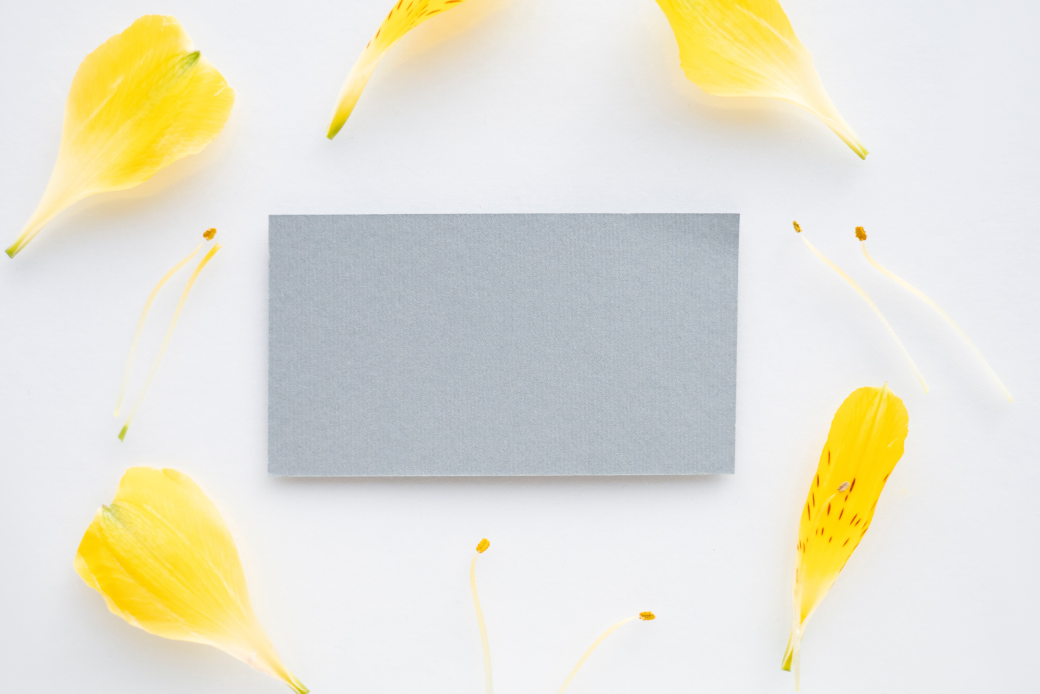
#> input picture tests/upload/paper2.jpg, 6240 x 4160 px (shown at 1/6 size)
$ python -i generateDocument.py   (imports and definitions only)
#> lines starting #> are read from the running program, lines starting #| are printed output that depends on the picture; after the words box and inside, x2 and y2 are one past the last pixel; in counts of white or black regions, pixels touching at a corner belong together
import numpy as np
import cv2


class GenerateDocument:
    '''
    This class scans for a document portion of the given image,
    and returns a image which is most suitbly a documents found from the image.
    '''

    MINIMUM_CONTOUR_AREA = 5000
    IMAGE_WIDTH = 540
    IMAGE_HEIGHT = 640

    def preProcessing(self, image: np.ndarray) -> np.ndarray:
        '''
        @brief
            1. Here we convert the color of an image from BGR space to Grayscale first
            2. Then we blur the image to reducing noise
            3. Then we detect the edges in an image using Canny's edge detection method
            4. Then we perform erosion on the image and return it

        @parameters
            image: numpy.ndarray

        @return
            image: numpy.ndarray a image with modified numpy
        '''
        imageGray = cv2.cvtColor(image, cv2.COLOR_BGR2GRAY)
        imageBlur = cv2.GaussianBlur(imageGray, (5, 5), 1)
        imageCanny = cv2.Canny(imageBlur, 200, 200)

        kernel = np.ones((5, 5))
        imageDial = cv2.dilate(imageCanny, kernel, iterations=2)
        imageThreshold = cv2.erode(imageDial, kernel, iterations=1)

        return imageThreshold

    def getBiggestContour(self, image: np.ndarray) -> np.ndarray:
        '''
        Here we get the biggest contour of length 4,

        @parameters
            image: numpy.ndarray

        @return
            image: numpy.ndarray
        '''
        biggestContour, maxContourArea = np.array([]), 0
        contours, _ = cv2.findContours(
            image, cv2.RETR_EXTERNAL, cv2.CHAIN_APPROX_NONE)

        for contour in contours:
            contourArea = cv2.contourArea(contour)

            if contourArea > GenerateDocument.MINIMUM_CONTOUR_AREA:
                contourPerimeter = cv2.arcLength(contour, True)
                approxContour = cv2.approxPolyDP(
                    contour, 0.02*contourPerimeter, True)

                if contourArea > maxContourArea and len(approxContour) == 4:
                    biggestContour = approxContour
                    maxContourArea = contourArea

        return biggestContour

    def reorder(self, contour):
        contour = contour.reshape((4, 2))
        modifiedContour = np.zeros((4, 1, 2), np.int32)

        add = contour.sum(axis=1)
        modifiedContour[0] = contour[np.argmin(add)]
        modifiedContour[3] = contour[np.argmax(add)]

        diff = np.diff(contour, axis=1)
        modifiedContour[1] = contour[np.argmin(diff)]
        modifiedContour[2] = contour[np.argmax(diff)]

        return modifiedContour

    def getTopView(self, image, biggestContour):
        '''

        '''
        pts1 = np.float32(biggestContour)
        pts2 = np.float32(
            [[0, 0],
             [GenerateDocument.IMAGE_WIDTH, 0],
             [0, GenerateDocument.IMAGE_HEIGHT],
             [GenerateDocument.IMAGE_WIDTH, GenerateDocument.IMAGE_HEIGHT]]
        )

        matrix = cv2.getPerspectiveTransform(pts1, pts2)
        warpedImage = cv2.warpPerspective(image, matrix, (
            GenerateDocument.IMAGE_WIDTH,
            GenerateDocument.IMAGE_HEIGHT
        ))

        outputImage = cv2.resize(warpedImage, (
            GenerateDocument.IMAGE_WIDTH,
            GenerateDocument.IMAGE_HEIGHT
        ))

        return outputImage

    def convertToBlackAndWhite(self, image):
        '''
        This method converts the image to gray scale.
        '''
        try:
            grayImage = cv2.cvtColor(image, cv2.COLOR_BGR2GRAY)
            binI = cv2.threshold(grayImage, 170, 255, cv2.THRESH_BINARY)
            adapI = cv2.adaptiveThreshold(grayImage, 255, cv2.ADAPTIVE_THRESH_GAUSSIAN_C, cv2.THRESH_BINARY, 199, 15)
            return np.array(cv2.addWeighted(src1=binI,alpha=0.7,src2=adapI,beta=0.3,gamma=0))
        except:
            raise Exception('Unsuccessful in color formation')

    def generate(self, image, colorProfile :int=0) -> np.ndarray:
        ''''''
        if type(image) != np.ndarray:
            raise TypeError("image must be a numpy array")

        image = cv2.resize(image,
                                (
                                    GenerateDocument.IMAGE_WIDTH,
                                    GenerateDocument.IMAGE_HEIGHT,
                                ))

        processedImage = self.preProcessing(image)
        contour = self.getBiggestContour(processedImage)
        modifiedContour = self.reorder(contour)
        outputImage = self.getTopView(image, modifiedContour)

        # color
        if colorProfile == 0:
            return cv2.cvtColor(outputImage, cv2.COLOR_BGR2RGB)

        # black and white
        elif colorProfile == 2:
            return self.convertToBlackAndWhite(outputImage)

        # gray scale
        elif colorProfile == 1:
            return cv2.cvtColor(outputImage, cv2.COLOR_BGR2GRAY)

        else:
            raise ValueError("colorProfile must be 'color', 'black_and_white' or 'gray'")

>>> import cv2
>>> picture = cv2.imread('../tests/upload/paper2.jpg')
#> picture is the input picture: shape (4160, 6240, 3); mean B, G, R 212.3, 225.9, 227.7
>>> result = GenerateDocument().generate(picture)
#> in generate, `image = cv2.resize(image, ( GenerateDocument.IMAGE_WIDTH, GenerateDocu..`:
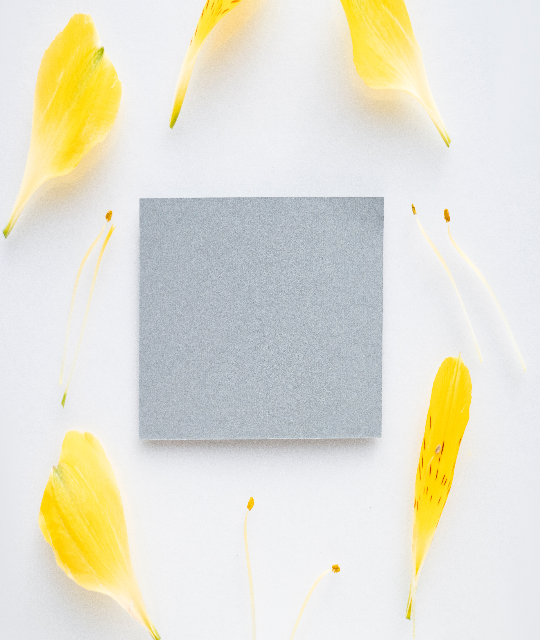
#> image: shape (640, 540, 3); mean of channels 0, 1, 2 212.2, 225.8, 227.6; drawn as B, G, R
#> in preProcessing, `imageGray = cv2.cvtColor(image, cv2.COLOR_BGR2GRAY)`:
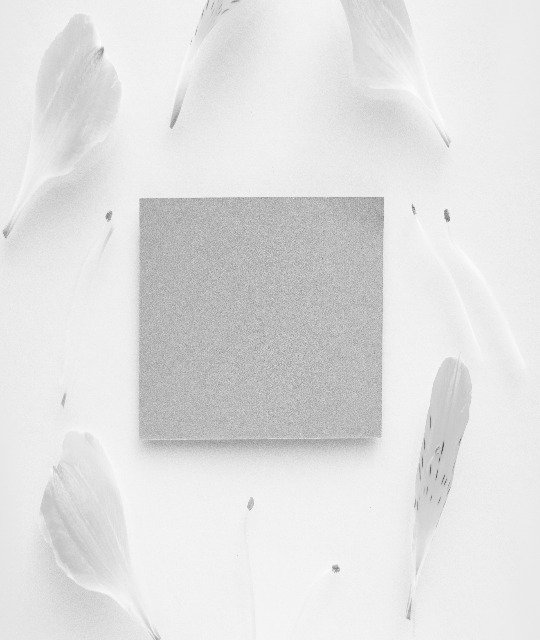
#> imageGray: shape (640, 540); min 70, max 251, mean 224.7
#> in preProcessing, `imageCanny = cv2.Canny(imageBlur, 200, 200)`:
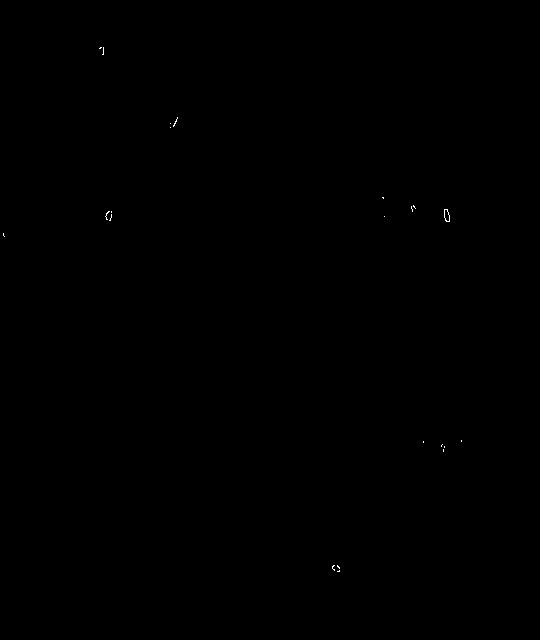
#> imageCanny: shape (640, 540); 0.04% white in thin lines or dots, all inside (x1, y1, x2, y2) = (3, 47, 462, 572)
#> in preProcessing, `imageDial = cv2.dilate(imageCanny, kernel, iterations=2)`:
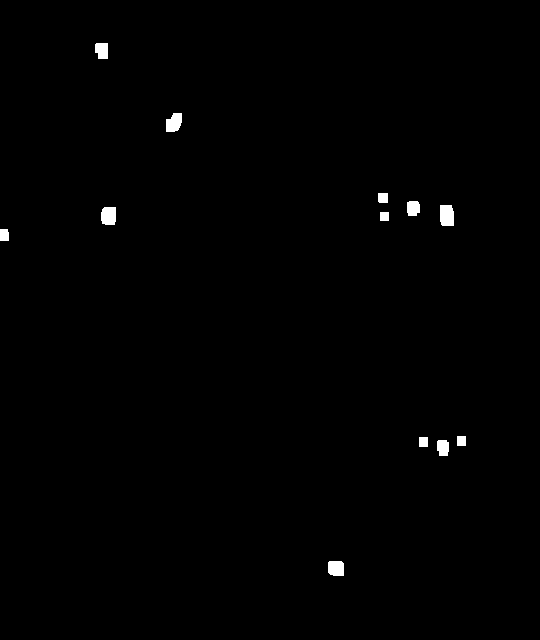
#> imageDial: shape (640, 540); 0.58% white; 12 white regions, largest, box (x1, y1, x2, y2) and area: (440, 205, 454, 226) 280, (101, 207, 116, 225) 252, (166, 113, 182, 132) 244
#> in preProcessing, `imageThreshold = cv2.erode(imageDial, kernel, iterations=1)`:
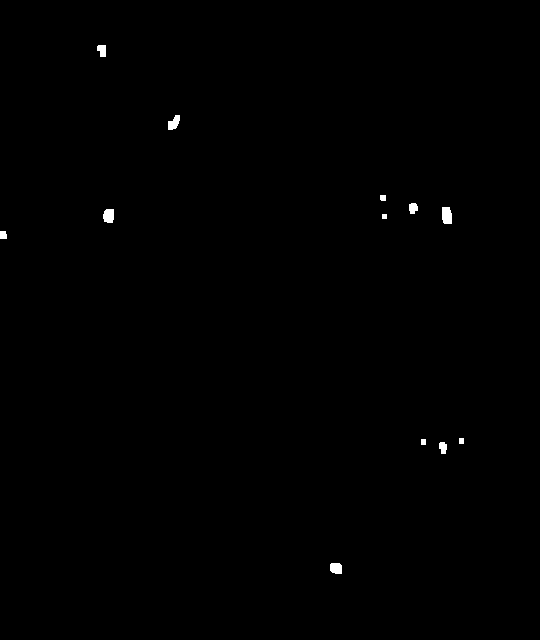
#> imageThreshold: shape (640, 540); 0.28% white; 12 white regions
#> in getBiggestContour, `contours, _ = cv2.findContours( image, cv2.RETR_EXTERNAL, cv2.CHAIN_AP..`: contours = 12 contours, 1 with area under 20; largest, box (x1, y1, x2, y2) and area: (442, 207, 452, 224) 132, (103, 209, 114, 223) 115, (330, 563, 342, 574) 101, (168, 115, 180, 130) 98, (97, 45, 106, 57) 70
#> the loop in getBiggestContour, `for contour in contours:` made 12 passes
#> contourArea on passes 1, 2, 3, 4, 5, 7, 8, 9, 10, 11, 12: 101, 60, 20, 20, 39.5, 115, 132, 64.5, 24.5, 98, 70
#> after the loop in getBiggestContour, `for contour in contours:`: biggestContour = empty array; maxContourArea = 0
#> in generate, `contour = self.getBiggestContour(processedImage)`: contour = empty array
#> (the run stopped early here; a loop or call above may not have finished)

$ run again, on tests/upload/paper3.jpg
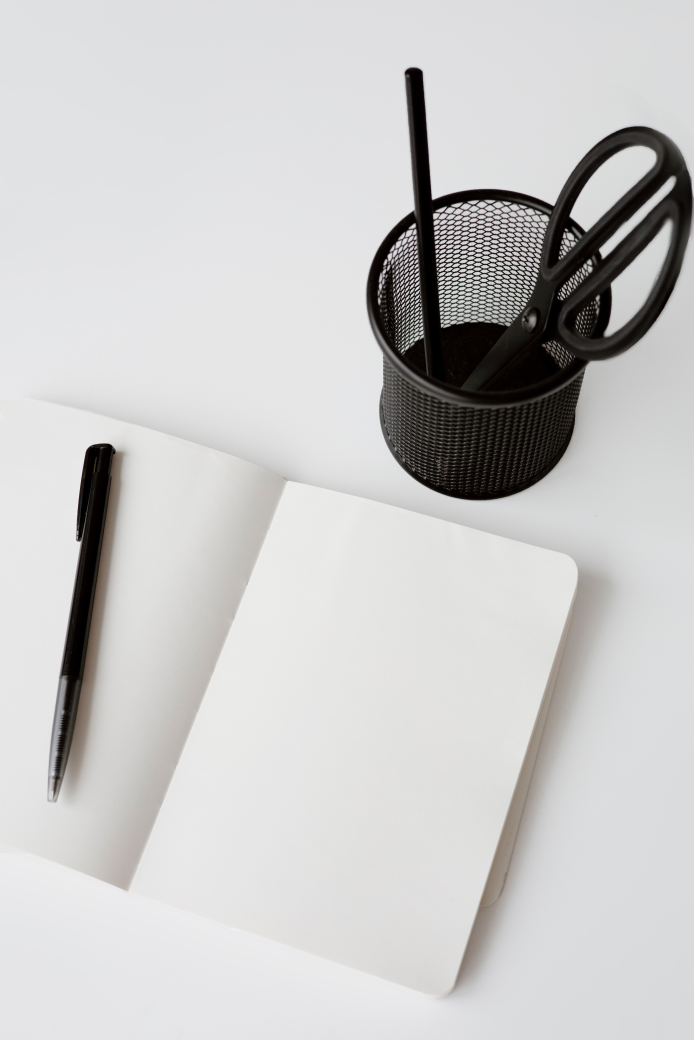
#> input picture tests/upload/paper3.jpg, 4160 x 6240 px (shown at 1/6 size)
#> picture is the input picture: shape (6240, 4160, 3); mean B, G, R 201.1, 201.3, 201.8
#> in preProcessing, `imageCanny = cv2.Canny(imageBlur, 200, 200)`:
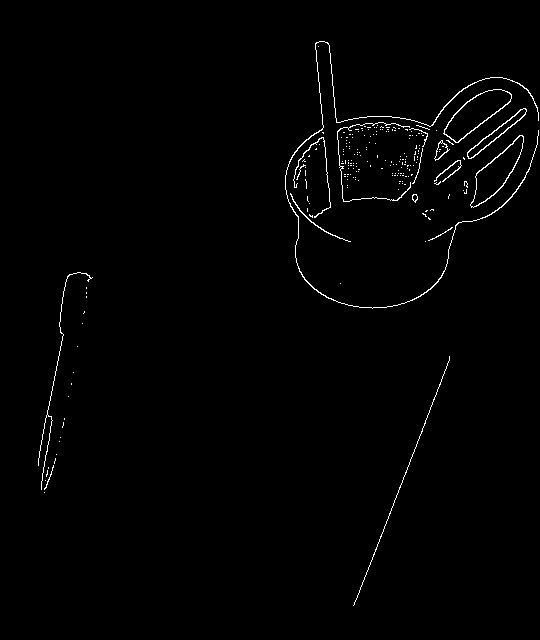
#> imageCanny: shape (640, 540); 1% white in thin lines or dots, all inside (x1, y1, x2, y2) = (38, 41, 539, 606)
#> imageDial: shape (640, 540); 10% white; 13 white regions, largest, box (x1, y1, x2, y2) and area: (281, 37, 540, 313) 26515, (34, 268, 97, 497) 3678, (349, 352, 454, 610) 3100
#> in preProcessing, `imageThreshold = cv2.erode(imageDial, kernel, iterations=1)`:
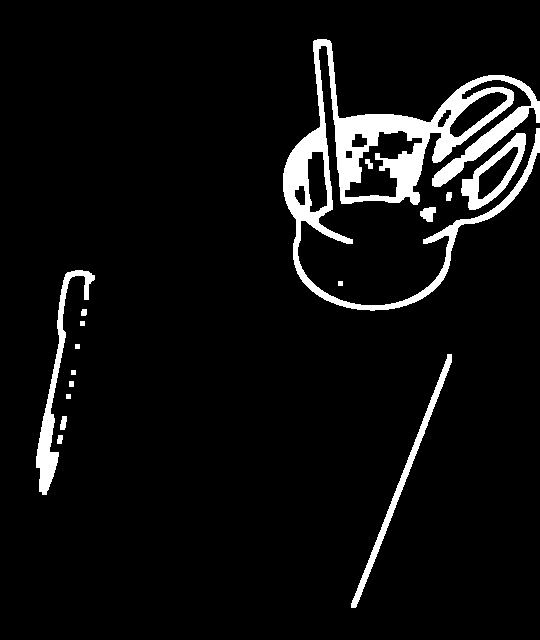
#> imageThreshold: shape (640, 540); 6.3% white; 16 white regions
#> contours = 15 contours, 5 with area under 20; largest, box (x1, y1, x2, y2) and area: (283, 39, 540, 311) 19262, (461, 133, 526, 210) 2211, (36, 270, 95, 495) 1951, (351, 354, 452, 608) 1406, (420, 207, 436, 222) 142
#> the loop in getBiggestContour, `for contour in contours:` made 15 passes
#> (contourArea, contourPerimeter) on pass 15: (19261.5, 2754)
#> after the loop in getBiggestContour, `for contour in contours:`: biggestContour = empty array; maxContourArea = 0
#> contour = empty array

$ run again, on tests/upload/paper4.jpg
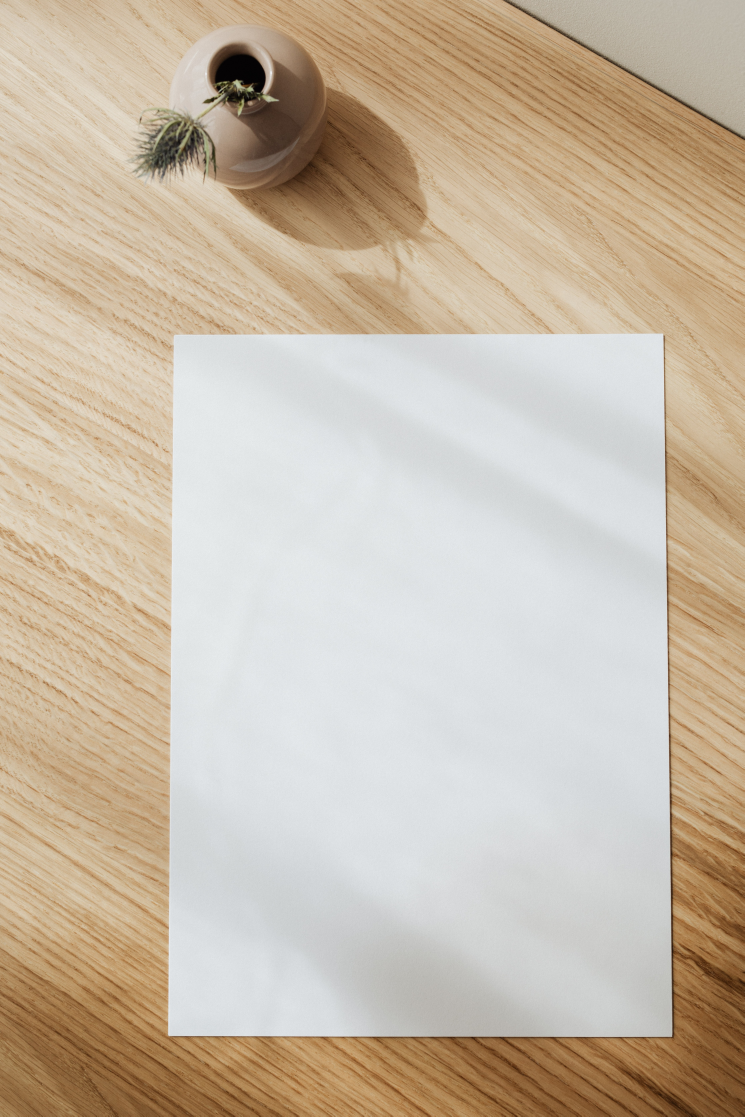
#> input picture tests/upload/paper4.jpg, 3721 x 5581 px (shown at 1/5 size)
#> picture is the input picture: shape (5581, 3721, 3); mean B, G, R 167.6, 186, 200.1
#> in preProcessing, `imageCanny = cv2.Canny(imageBlur, 200, 200)`:
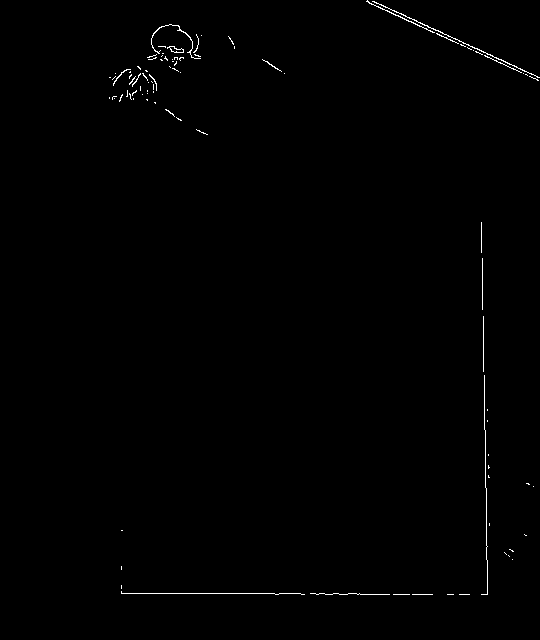
#> imageCanny: shape (640, 540); 0.5% white in thin lines or dots, all inside (x1, y1, x2, y2) = (109, 0, 540, 595)
#> imageDial: shape (640, 540); 4.6% white; 14 white regions, largest, box (x1, y1, x2, y2) and area: (105, 20, 206, 108) 4248, (477, 218, 494, 599) 3730, (117, 581, 437, 599) 3025
#> in preProcessing, `imageThreshold = cv2.erode(imageDial, kernel, iterations=1)`:
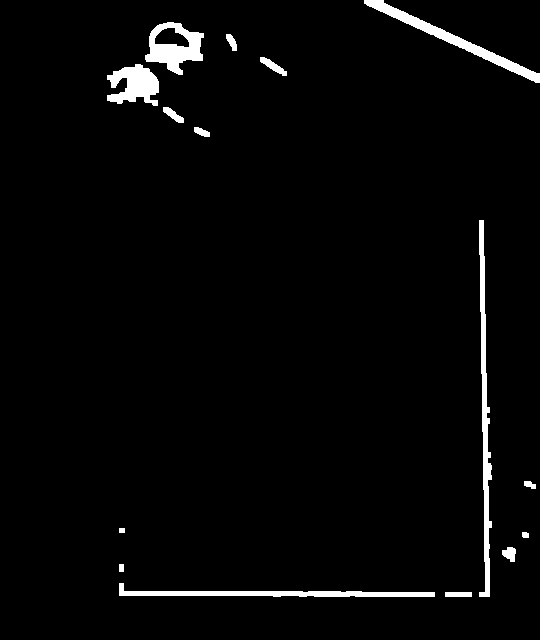
#> imageThreshold: shape (640, 540); 2.8% white; 15 white regions
#> contours = 15 contours; largest, box (x1, y1, x2, y2) and area: (145, 22, 204, 75) 1894, (479, 220, 492, 597) 1674, (364, 0, 540, 83) 1594, (119, 583, 435, 597) 1342, (107, 64, 159, 106) 1277
#> the loop in getBiggestContour, `for contour in contours:` made 15 passes
#> contourArea on passes 1 to 8: 104, 1341.5, 28, 123.5, 28, 20, 50, 1673.5
#> after the loop in getBiggestContour, `for contour in contours:`: biggestContour = empty array; maxContourArea = 0
#> contour = empty array
